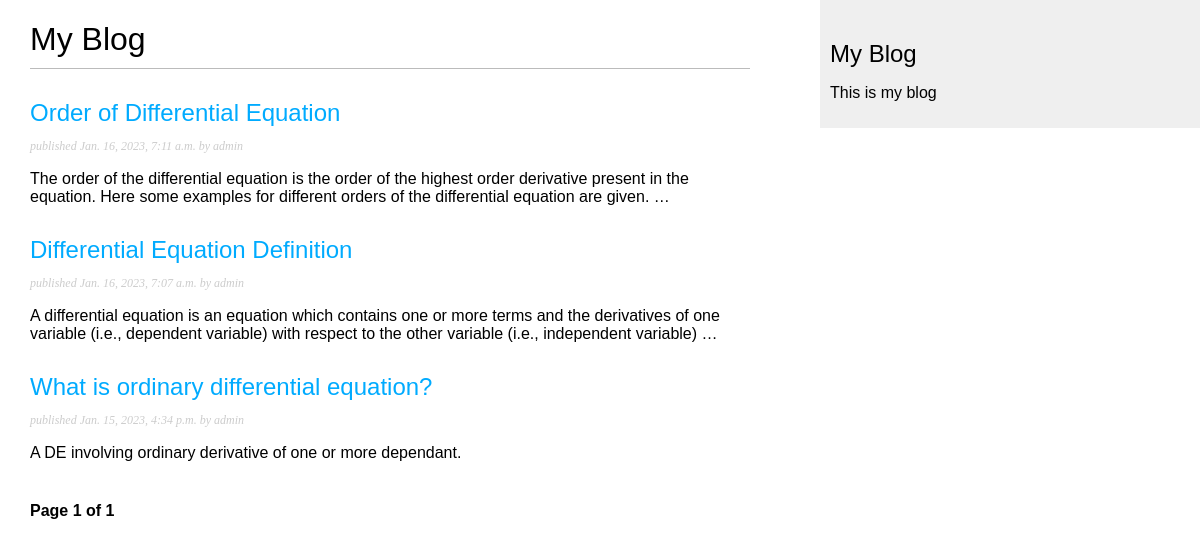
The page /Blog/ on the database its author committed.
### Blog/models.py (models this page shows, shortened)
class Post(models.Model):
    STATUS_CHOICES=(
        ('draft', 'Draft'),
        ('published', 'Published'),
    )
    title = models.CharField(max_length=250)
    slug = models.SlugField(max_length=250, unique_for_date='publish')
    author= models.ForeignKey(User, on_delete=models.CASCADE, related_name='blog_post')
    body= models.TextField()
    publish = models.DateTimeField(default=timezone.now)
    created = models.DateTimeField(auto_now_add=True)
    updated = models.DateTimeField(auto_now=True)
    status = models.CharField(max_length=10, choices=STATUS_CHOICES, default='draft')
    objects = models.Manager()
    published = PublishedManager()
    class Meta:
     ordering = ('-publish',)

### Blog/views.py (the view)
# urls.py: path('', views.post_list, name='post_list'),
def post_list(request):
    object_list = Post.published.all()
    paginator = Paginator(object_list, 3) #3 posts per page
    page = request.GET.get('page')
    try:
        posts = paginator.page(page)
    except PageNotAnInteger:
        posts = paginator.page(1)
    except Emptypage:
        posts=paginator.page(paginator.num_pages)
    return render(request, 'Blog/post/list.html', {'page': page, 'posts': posts})

### Blog/models.py (called while the page is built)
    def get_queryset(self):
        return super(PublishedManager, self).get_queryset().filter(status='published')

### Blog/templates/Blog/post/list.html (shortened to what this page needs)
{% extends "Blog/base.html" %}
{% block content %}
<h1>My Blog</h1>
{% for post in posts %}
<h2>
   <a href="{{ post.get_absolute_url }}">
      {{ post.title}}
   </a>
</h2>
<p class= "date">
    published {{ post.publish}} by {{ post.author }}
</p>
{{ post.body|truncatewords:30|linebreaks}}
{% endfor %}
 {% include "pagination.html" with page=posts %}
{% endblock %}

### Blog/templates/Blog/base.html (shortened to what this page needs)
{% load static %}
<!DOCTYPE html>
<html lang="en">
<head>
    <link href="{% static "css/Blog.css" %}" rel="stylesheet">
</head>
<body>
    <div id="content">
       {% block content %}
       {% endblock %}
    </div>
    <div id="sidebar">
         <h2>My Blog</h2>
         <p>This is my blog</p>
    </div>
</body>
</html>

### Blog/templates/pagination.html (shortened to what this page needs)
<div class="pagination">
  <span class="step_links">
    <span class="current">
       Page {{ page.number }} of {{ page.paginator.num_pages}}
    </span>
  </span>
</div>

### Blog/static/css/Blog.css (style rules this page uses)
body { margin:0; padding:0; font-family:helvetica, sans-serif; }
a { color:#00abff; text-decoration:none; }
h1 { font-weight:normal; border-bottom:1px solid #bbb; padding:0 0 10px 0; }
h2 { font-weight:normal; margin:30px 0 0; }
#content { float:left; width:60%; padding:0 0 0 30px; }
#sidebar { float:right; width:30%; padding:10px; background:#efefef; height:100%; }
p.date { color:#ccc; font-family: georgia, serif; font-size: 12px; font-style: italic; }
.pagination { margin:40px 0; font-weight:bold; }

### rows shown on the page
Post: title "Order of Differential Equation", publish "Jan. 16, 2023, 7:11 a.m.", author "admin", body "The order of the differential equation is the order of the highest order derivative present in the equation. Here some examples for different orders of the differential equation are given. …"
Post: title "Differential Equation Definition", publish "Jan. 16, 2023, 7:07 a.m.", author "admin", body "A differential equation is an equation which contains one or more terms and the derivatives of one variable (i.e., dependent variable) with respect to the other variable (i.e., independent variable) …"
Post: title "What is ordinary differential equation?", publish "Jan. 15, 2023, 4:34 p.m.", author "admin", body "A DE involving ordinary derivative of one or more dependant."

### other values the page prints
{{ page.number }} "1"
{{ page.paginator.num_pages }} "1"
